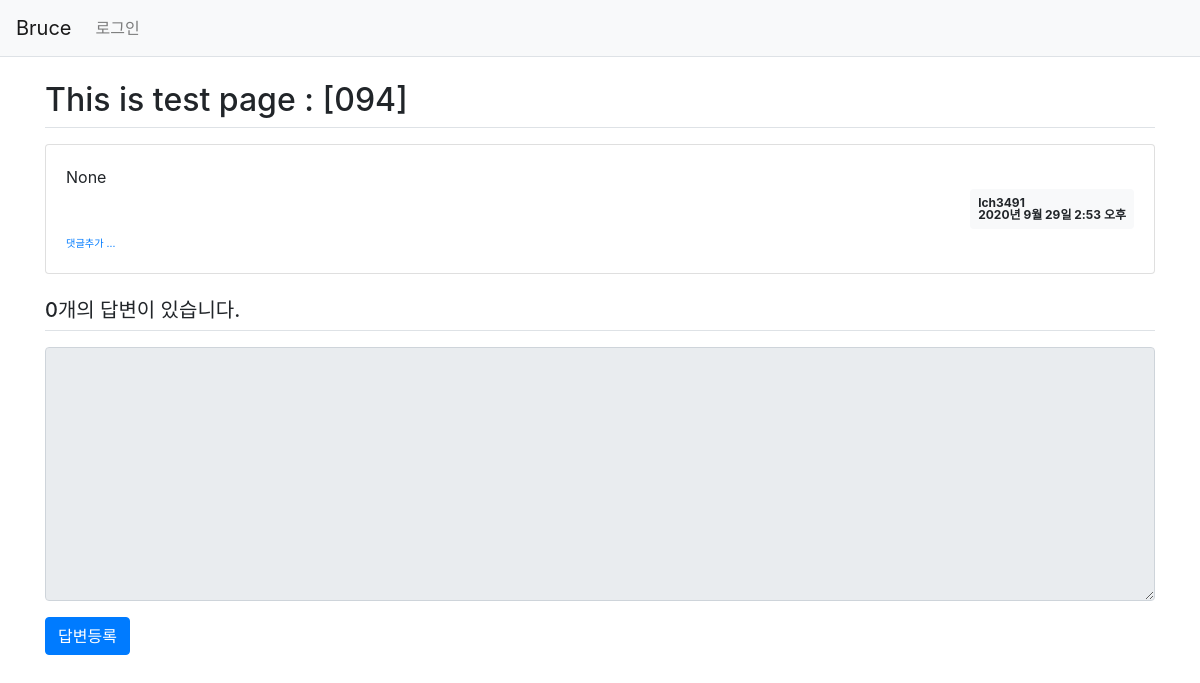
Page /pybo/100/ on the earlier database version.
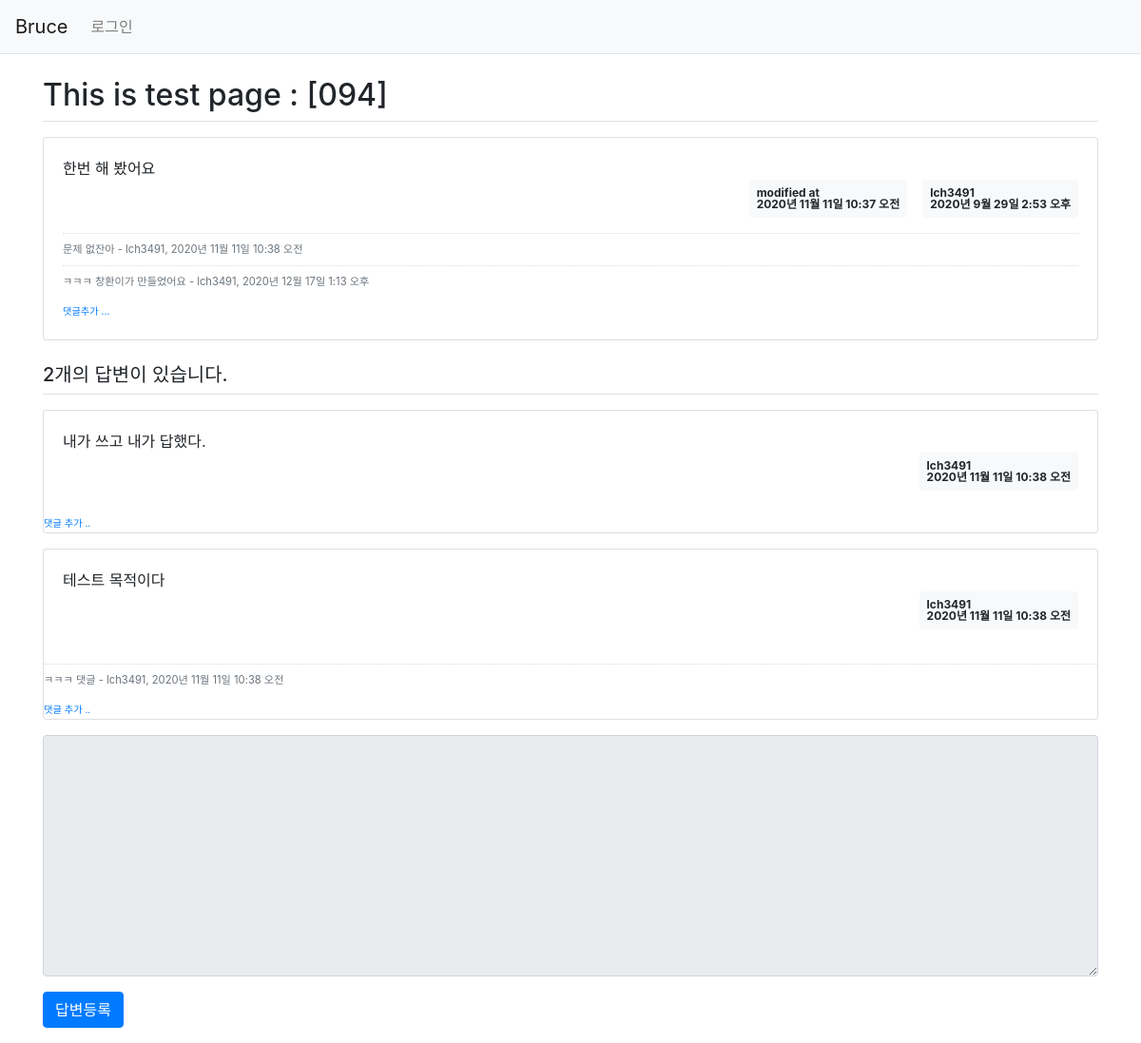
Same page on the later database version.
### pybo/models.py (models this page shows, shortened)
class Question(models.Model):
    subject = models.CharField(max_length=200)
    content = models.TextField()
    create_date = models.DateTimeField()
    author = models.ForeignKey(User,  on_delete=models.CASCADE)
    modify_date = models.DateTimeField(null=True, blank=True)

class Comment(models.Model):
    author = models.ForeignKey(User, on_delete=models.CASCADE)
    content = models.TextField()
    create_date = models.DateTimeField()
    modify_date = models.DateTimeField(null=True, blank=True)
    question = models.ForeignKey(Question, null=True, blank=True, on_delete=models.CASCADE)
    answer = models.ForeignKey(Answer, null=True, blank=True, on_delete=models.CASCADE)

class Answer(models.Model):
    question = models.ForeignKey(Question, on_delete=models.CASCADE)
    content = models.TextField()
    create_date = models.DateTimeField()
    author = models.ForeignKey(User,  on_delete=models.CASCADE)
    modify_date = models.DateTimeField(null=True, blank=True)

### pybo/views/base_views.py (the view)
# urls.py: path('<int:question_id>/', base_views.detail, name='detail'),
def detail(request, question_id):
    question = get_object_or_404(Question, pk=question_id)
    context = {'question': question}
    return render(request, 'pybo/question_detail.html', context)

### templates/pybo/question_detail.html (shortened to what this page needs)
{% extends 'base.html' %}
{% block content %}
<div class="container my-3">
    <h2 class="border-bottom py-2">{{ question.subject }}</h2>
    <div class="card my-3">
        <div class="card-body">
            <div class="card-text" style="white-space: pre-line;">{{ question.content }}</div>
            <div class="d-flex justify-content-end">
                {% if question.modify_date %}
                <div class="badge badge-light p-2 text-left mx-3">
                    <div class='mb2'>modified at</div>
                    <div>{{ question.modify_date }}</div>
                </div>
                {% endif %}
                <div class="badge badge-light p-2 text-left">
                    <div class='mb2'>{{ question.author.username }}</div>
                    <div>{{ question.create_date }}</div>
                </div>
            </div>
            {% if question.comment_set.count > 0 %}
            <div class='mt-3'>
            {% for comment in question.comment_set.all %}
                <div class='comment py-2 text-muted'>
                    <span style="white-space: pre-line;">{{ comment.content }}</span>
                    <span>
                        - {{ comment.author }}, {{ comment.create_date }}
                    </span>
                </div>
            {% endfor %}
            </div>
            {% endif %}
            <div>
                <a href="{% url 'pybo:comment_create_question' question.id %}" class='small'>
                    <small>댓글추가 ...</small></a>
            </div>
        </div>
    </div> <h5 class="border-bottom my-3 py-2">{{question.answer_set.count}}개의 답변이 있습니다.</h5>
    {% for answer in question.answer_set.all %}
    <div class="card my-3">
        <div class="card-body">
            <div class="card-text" style="white-space: pre-line;">{{ answer.content }}</div>
            <div class="d-flex justify-content-end">
                <div class="badge badge-light p-2 text-left">
                    <div class='mb2'>{{ answer.author.username }}</div>
                    <div>{{ answer.create_date }}</div>
                </div>
            </div>
        </div>
        {% if answer.comment_set.count > 0 %}
        <div class="mt-3">
        {% for comment in answer.comment_set.all %}
            <div class="comment py-2 text-muted">
                <span style="white-space: pre-line;">{{ comment.content }}</span>
                <span>
                    - {{ comment.author }}, {{ comment.create_date }}
                </span>
            </div>
        {% endfor %}
        </div>
        {% endif %}
        <div>
            <a href="{% url 'pybo:comment_create_answer' answer.id  %}"
               class="small"><small>댓글 추가 ..</small></a>
        </div>
    </div>
    {% endfor %}
    <form action="{% url 'pybo:answer_create' question.id %}" method="post" class="my-3">
        <div class="form-group">
            <textarea {% if not user.is_authenticated %}disabled{% endif %} name="content" id="content"
                class="form-control" rows="10"></textarea>
        </div>
        <input type="submit" value="답변등록" class="btn btn-primary">
    </form>
</div>
{% endblock %}

### templates/base.html (shortened to what this page needs)
{% load static %}
<!DOCTYPE html>
<html lang="ko">
<head>
    <link rel="stylesheet" type="text/css" href="{% static 'bootstrap.min.css' %}">
    <link rel="stylesheet" type="text/css" href="{% static 'style.css' %}">
</head>
<body>
{% include "navbar.html" %}
{% block content %}
{% endblock %}
</body>
</html>

### templates/navbar.html (shortened to what this page needs)
<nav class="navbar navbar-expand-lg navbar-light bg-light border-bottom">
    <a class="navbar-brand" href="{% url 'pybo:index' %}">Bruce</a>
    <div class="collapse navbar-collapse flex-grow-0" id="navbarNav">
        <ul class="navbar-nav">
            <li class="nav-item ">
                {% if user.is_authenticated %}
                <a class="nav-link" href="{% url 'common:logout' %}">{{ user.username }} (로그아웃)</a>
                {% else %}
                <a class="nav-link" href="{% url 'common:login' %}">로그인</a>
                {% endif %}
            </li>
        </ul>
    </div>
</nav>

### static/style.css (style rules this page uses)
.comment { border-top:dotted 1px #ddd; font-size:0.7em; }

Differences in the rows shown:
changed Question "This is test page : [094]": content "None" → "한번 해 봤어요"; modify_date (not shown) → "2020년 11월 11일 10:37 오전"; answer_set.count "0" → "2"
added Comment: content "문제 없잔아", author "lch3491", create_date "2020년 11월 11일 10:38 오전", shown under "This is test page : [094]"
added Comment: content "ㅋㅋㅋ 창환이가 만들었어요", author "lch3491", create_date "2020년 12월 17일 1:13 오후", shown under "This is test page : [094]"
added Answer: content "내가 쓰고 내가 답했다.", author.username "lch3491", create_date "2020년 11월 11일 10:38 오전"
added Answer: content "테스트 목적이다", author.username "lch3491", create_date "2020년 11월 11일 10:38 오전"
added Comment: content "ㅋㅋㅋ 댓글", author "lch3491", create_date "2020년 11월 11일 10:38 오전", shown under "테스트 목적이다"
Other differences:
text now shown: "modified at"
